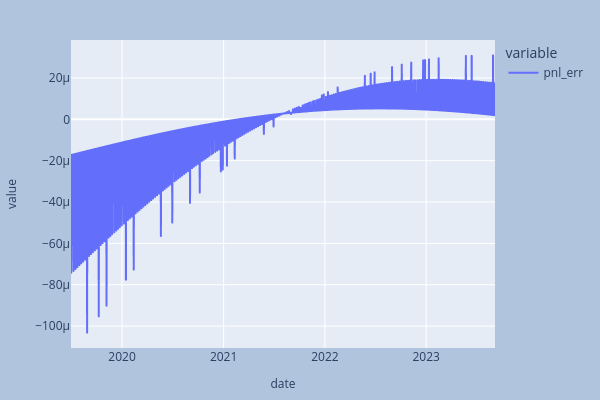

The cell this chart's notebook holds for it:
### Code cell
fig = px.line(res[:-4], x="date", y=["pnl_err"])
fig.update_layout(**layout_dict)

### Figure 1 — Plotly figure (JSON) as saved in the notebook; plotly's stock layout.template omitted (floating-point values rounded to 4 significant figures; data arrays with more than 128 entries replaced by an {"elided": "..."} marker saying what was removed)
{"data": [{"hovertemplate": "variable=pnl_err<br>date=%{x}<br>value=%{y}<extra></extra>", "legendgroup": "pnl_err", "line": {"color": "#636efa", "dash": "solid"}, "marker": {"symbol": "circle"}, "mode": "lines", "name": "pnl_err", "showlegend": true, "type": "scattergl", "x": {"elided": "1049 str values"}, "xaxis": "x", "y": {"elided": "1049 float values"}, "yaxis": "y"}], "layout": {"height": 400, "legend": {"title": {"text": "variable"}, "tracegroupgap": 0}, "margin": {"b": 20, "l": 20, "r": 20, "t": 40}, "paper_bgcolor": "LightSteelBlue", "title": {"font": {"size": 14}}, "width": 600, "xaxis": {"anchor": "y", "domain": [0, 1], "title": {"font": {"size": 12}, "text": "date"}}, "yaxis": {"anchor": "x", "domain": [0, 1], "title": {"font": {"size": 12}, "text": "value"}}}}
